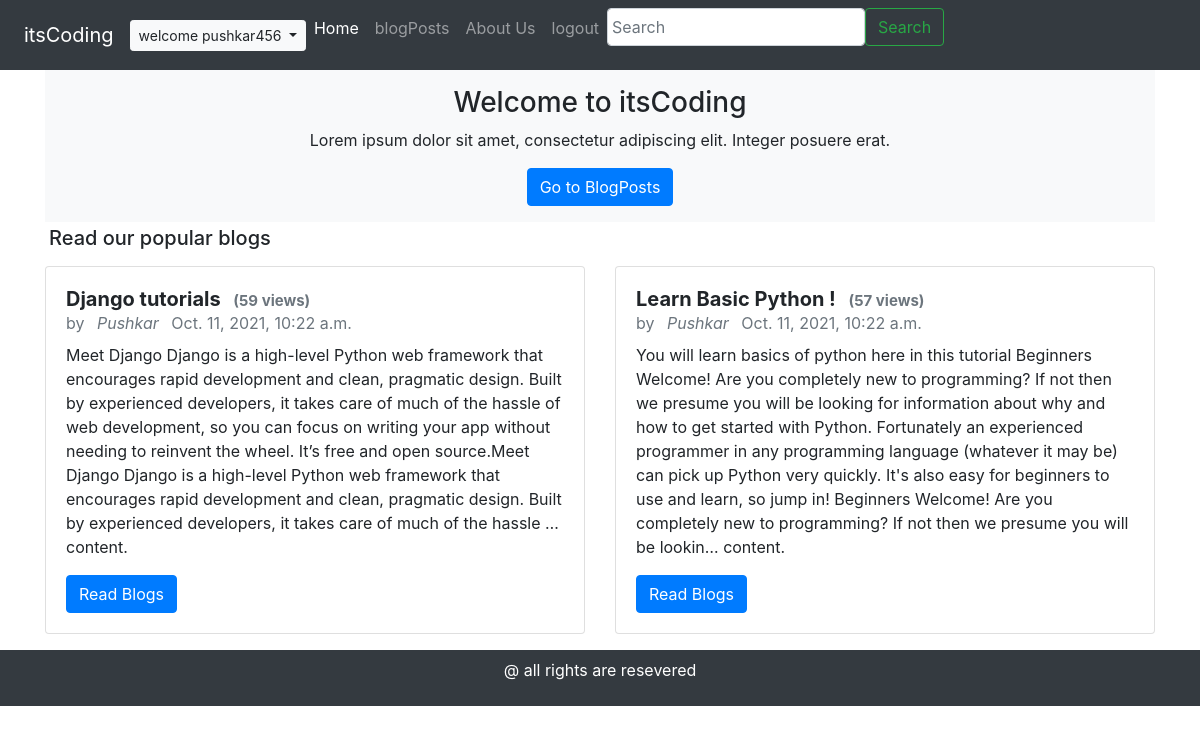
Screenshot of / (signed in) with the database file from the repository.
### blogPost/models.py (models this page shows, shortened)
class Post(models.Model):
        sno=models.AutoField(primary_key=True)
        tittle=models.CharField(max_length=120)
        author=models.CharField(max_length=120)
        content=models.TextField()
        views=models.IntegerField(default=0)
        timestamp=models.DateTimeField(blank=True)
        slug = models.CharField(max_length = 250, null = True, blank = True)

### home/views.py (the view)
# urls.py: path('',views.index,name="index"),
def index(request):
      posts=Post.objects.order_by('-views')
      dict2={'posts':posts,'range':range(0,3)}
      return render(request,'home.html',dict2)

### home/templates/home.html
{% extends 'basic.html' %}
{% block homeactive %} active {% endblock %}
{% block body %}
<body>
  <div class="container">
						<div class="col-12 bg-light text-center p-3">
							<h3>Welcome to itsCoding </h3>
						<p>Lorem ipsum dolor sit amet, consectetur adipiscing elit. Integer posuere erat.</p>
						 <a href="/blog" class="btn btn-primary"> Go to BlogPosts</a>
					 </div>
					 <h5 class="m-1">Read our popular blogs</h5>
       <div class="row my-2">
							{% for post in posts %}
							{% if forloop.counter < 3 %}
						 <div class="col-sm-6 my-2">
											 	<div class="card">
																		<div class="card-body ">
																								<h5 class="card-title mb-0 font-weight-bold ">{{ post.tittle }} <span class="text-muted mb-2 ml-2" style="font-size:15px;">({{post.views}} views)</span> </h5>
																								 <p class="text-muted mb-2"> by <span class="font-italic mx-2"> {{ post.author }}  </span>  {{ post.timestamp }} </p>
																								 <p class="card-text"> {{ post.content | truncatechars:500 }} content.</p>
																								 <a href="blog/{{ post.slug }}" class="btn btn-primary">Read Blogs</a>
																				</div>
														</div>
						 </div>
						 {% endif %}
					{% endfor %}
				</div>
 </div>
</body>
{% endblock %}

### templates/basic.html (shortened to what this page needs)
<html lang="en">
<head>
<link rel="stylesheet" href="https://stackpath.bootstrapcdn.com/bootstrap/4.3.1/css/bootstrap.min.css">
</head>
<header>
		<nav class="navbar navbar-expand-lg navbar-dark bg-dark sticky-top">
		<div>
	  <a class="navbar-brand ml-2" href="#">itsCoding</a>
	  </div>
	  {% if user.is_authenticated %}
	  <div class="dropdown">
	  						<button class="btn btn-sm btn-light dropdown-toggle" type="button" id="dropdownMenuButton" data-toggle="dropdown" aria-haspopup="true" aria-expanded="false"> welcome {{ request.user }} </button>
	  </div>
	  {% else %}
	  <div>
	   <button type="button" class="btn btn-sm btn-primary mr-1" data-toggle="modal" data-target="#loginModal"> login </button>
	   <button type="button" class="btn btn-sm btn-primary" data-toggle="modal" data-target="#sinUpModal"> sinUp </button>
    </div>
    {% endif %}
	  <div class="collapse navbar-collapse" id="navbarNavAltMarkup">
		 	 <div class="navbar-nav">
					 <a class="nav-item nav-link {% block homeactive %}{% endblock %}" href="/">Home </a>
					 <a class="nav-item nav-link {% block blogactive %}{% endblock %}" href="/blog">blogPosts</a>
				  <a class="nav-item nav-link {% block aboutactive %}{% endblock %}" href="/about">About Us</a>
				 {% if user.is_authenticated %}
			   <a class="nav-item nav-link " href="/logout"> logout</a>
			   {% endif %}
	 	  <form action="/search" method="get" class="form-inline">
	 	 		 <input class="p-1 form-control" name="searchs" type="search" placeholder="Search" aria-label="Search">
	 	 		 <button class="btn btn-outline-success my-2 my-sm-0" type="submit">Search</button>
	 	  </form>
			  </div>
	 	 </div>
  </nav>
	</header>
  {% block body%}{% endblock %}
 <footer class="text-center col-12 bg-dark p-2"    >
 			<div class=" text-center  text-white ">
 	    		<p>@ all rights are resevered</p>
 			</div>
 </footer>
</html>

### rows the page displays
Post: tittle "Django tutorials", views "59", author "Pushkar", timestamp "Oct. 11, 2021, 10:22 a.m.", content "Meet Django Django is a high-level Python web framework that encourages rapid development and clean, pragmatic design. Built by experienced developers, it takes care of much of the hassle of web development, so you can focus on writing your app without needing to reinvent the wheel. It’s free and open source.Meet Django Django is a high-level Python web framework that encourages rapid development and clean, pragmatic design. Built by experienced developers, it takes care of much of the hassle …"
Post: tittle "Learn Basic Python !", views "57", author "Pushkar", timestamp "Oct. 11, 2021, 10:22 a.m.", content "You will learn basics of python here in this tutorial Beginners Welcome! Are you completely new to programming? If not then we presume you will be looking for information about why and how to get started with Python. Fortunately an experienced programmer in any programming language (whatever it may be) can pick up Python very quickly. It's also easy for beginners to use and learn, so jump in! Beginners Welcome! Are you completely new to programming? If not then we presume you will be lookin…"

### other values shown
{{ request.user }} "pushkar456"
